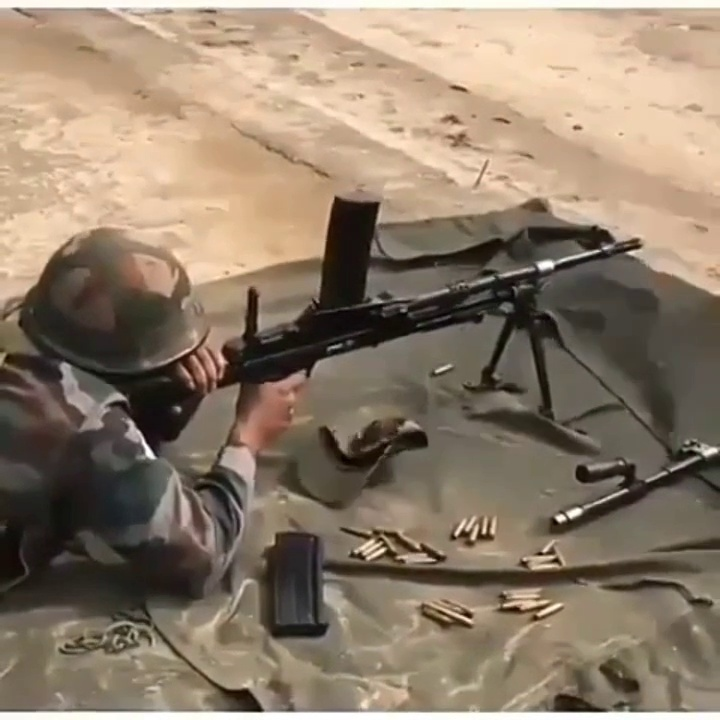
#> input picture data/photos/LMG/project.4/frame_0062.jpg, 720 x 720 px, found by its file name; its folder holds 4 pictures in this run
$ jupyter execute final.ipynb
#> lines starting #> are read from the running program, lines starting #| are printed output that depends on the picture
[cell 1]
import cv2
import os

# Define paths
input_folder = 'data\photos\LMG\project.4'  # Folder containing original images
output_folder = 'final.image'  # Folder to save grayscale images
os.makedirs(output_folder, exist_ok=True)  # Create output folder if it doesn't exist

# Function to convert images to grayscale
def convert_to_grayscale(input_folder, output_folder):
    # Iterate through all files in the input folder
#> called with input_folder = 'data\\photos\\LMG\\project.4', output_folder = 'final.image'
    for filename in os.listdir(input_folder):
        if filename.endswith('.jpg') or filename.endswith('.png'):  # Process only image files
            # Load the image
            image_path = os.path.join(input_folder, filename)
            image = cv2.imread(image_path)
#> image is the input picture: shape (720, 720, 3); mean B, G, R 106, 124.6, 141.6

            # Convert the image to grayscale
            grayscale_image = cv2.cvtColor(image, cv2.COLOR_BGR2GRAY)
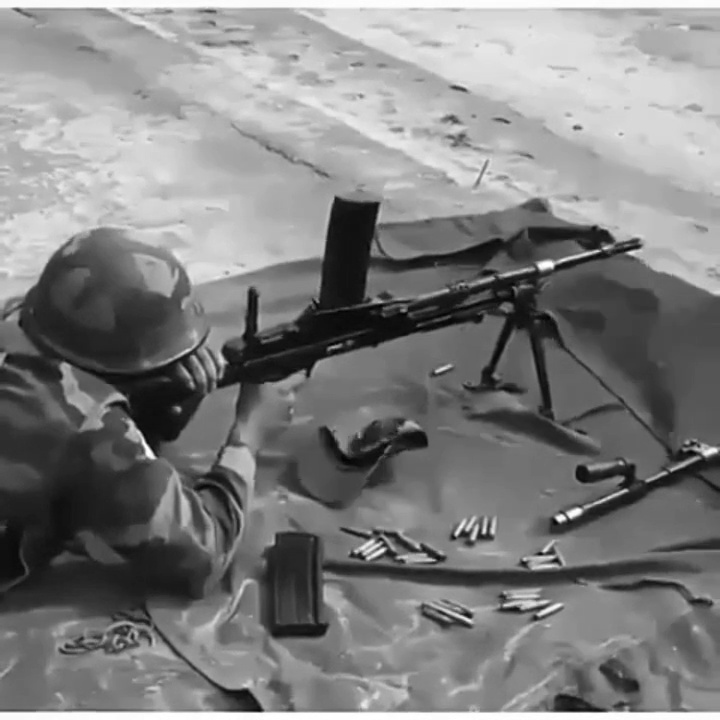
#> grayscale_image: shape (720, 720); min 1, max 255, mean 127.6

            # Save the grayscale image
            output_image_path = os.path.join(output_folder, filename)
            cv2.imwrite(output_image_path, grayscale_image)

            print(f"Converted {filename} to grayscale and saved to {output_folder}.")
#> pass 2 of the loop in convert_to_grayscale, `for filename in os.listdir(input_folder):`:
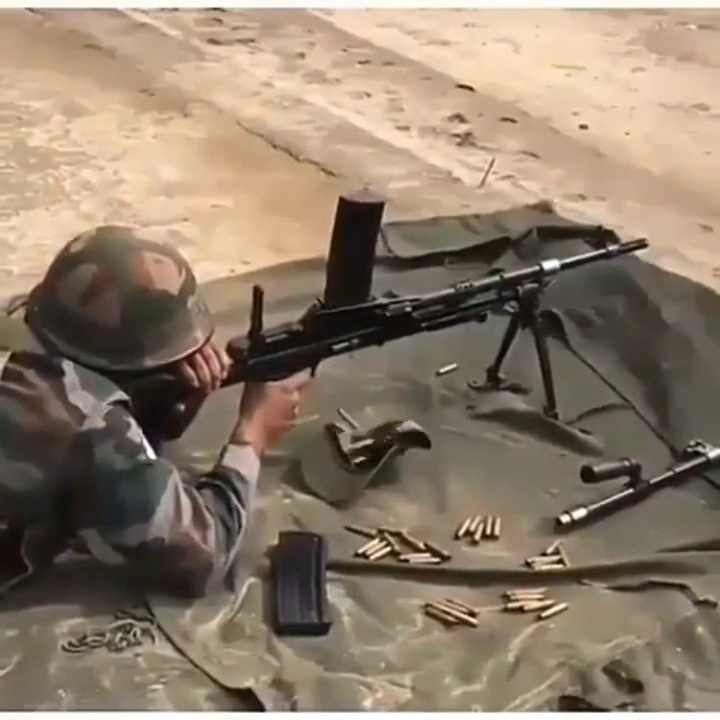
#> input picture data/photos/LMG/project.4/frame_0077.jpg, 720 x 720 px, found by its file name
#> in convert_to_grayscale, image is the input picture: shape (720, 720, 3); mean B, G, R 106.6, 125, 142
#> in convert_to_grayscale, `grayscale_image = cv2.cvtColor(image, cv2.COLOR_BGR2GRAY)`:
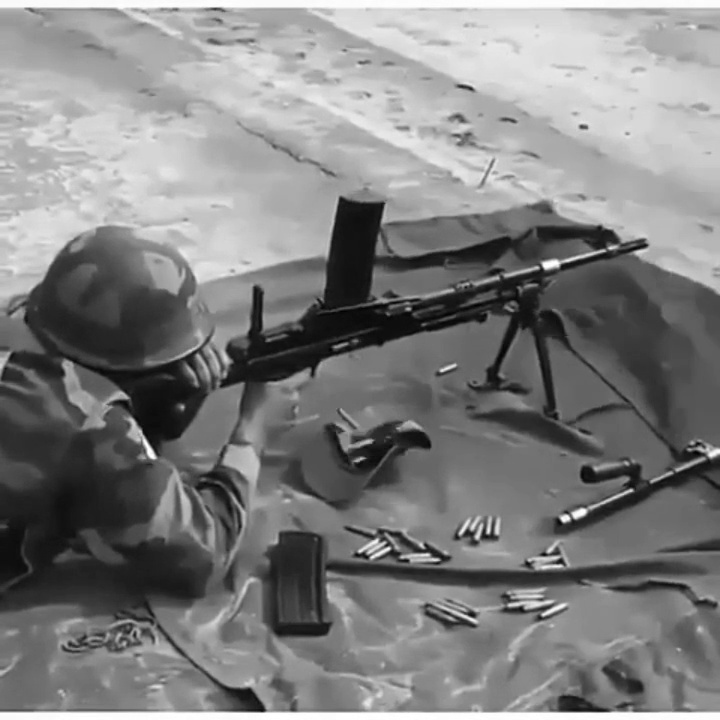
#> grayscale_image: shape (720, 720); min 1, max 255, mean 128
#> pass 3 of the loop in convert_to_grayscale, `for filename in os.listdir(input_folder):`:
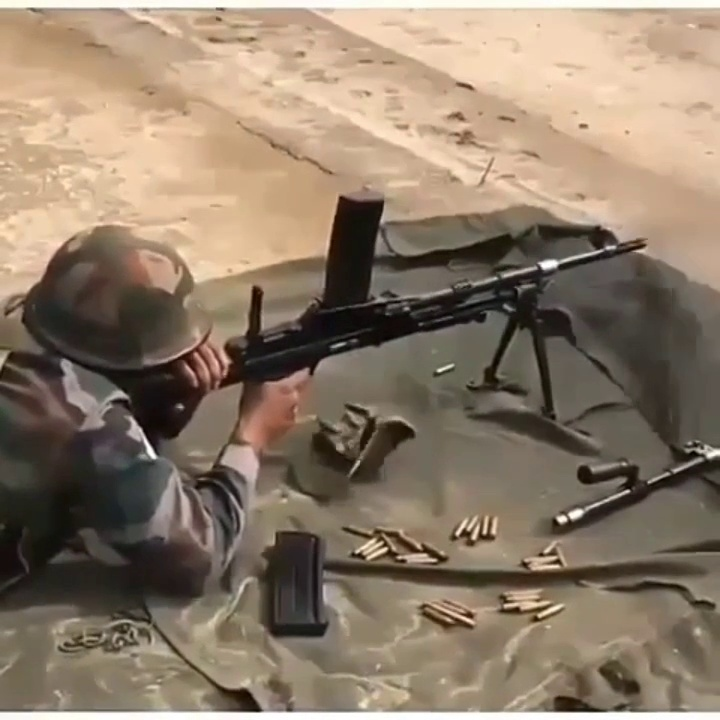
#> input picture data/photos/LMG/project.4/frame_0095.jpg, 720 x 720 px, found by its file name
#> in convert_to_grayscale, image is the input picture: shape (720, 720, 3); mean B, G, R 105.2, 123.7, 140.9
#> in convert_to_grayscale, `grayscale_image = cv2.cvtColor(image, cv2.COLOR_BGR2GRAY)`:
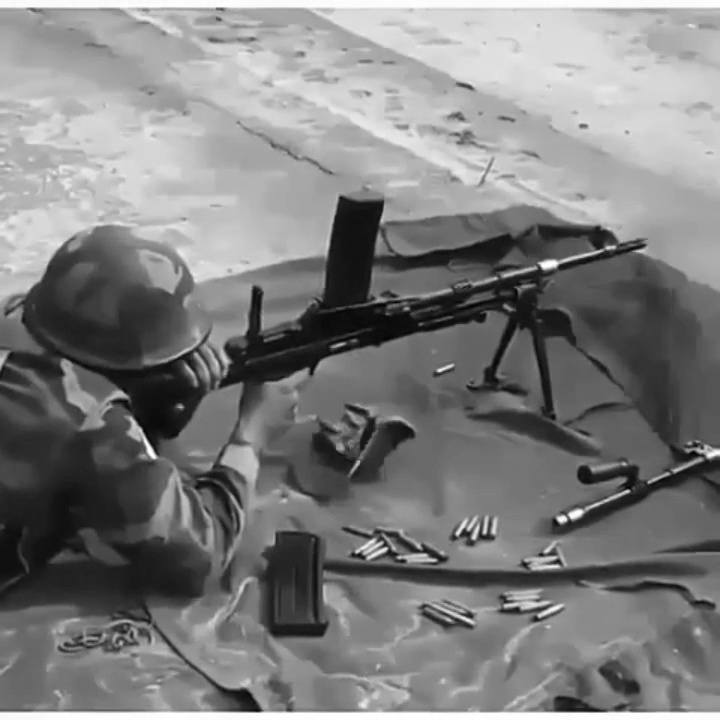
#> grayscale_image: shape (720, 720); min 1, max 255, mean 126.7
#> the loop made 4 passes; the first 3 are shown

# Run the grayscale conversion
convert_to_grayscale(input_folder, output_folder)
